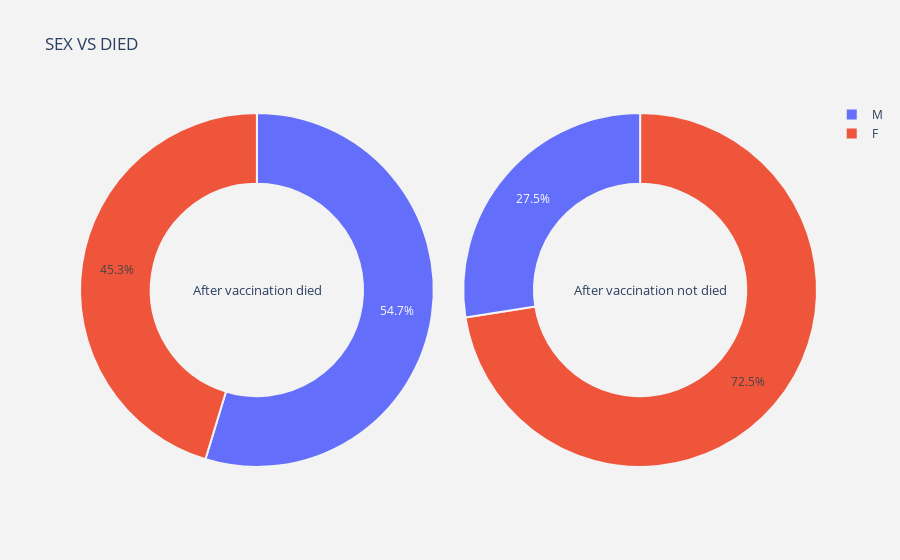
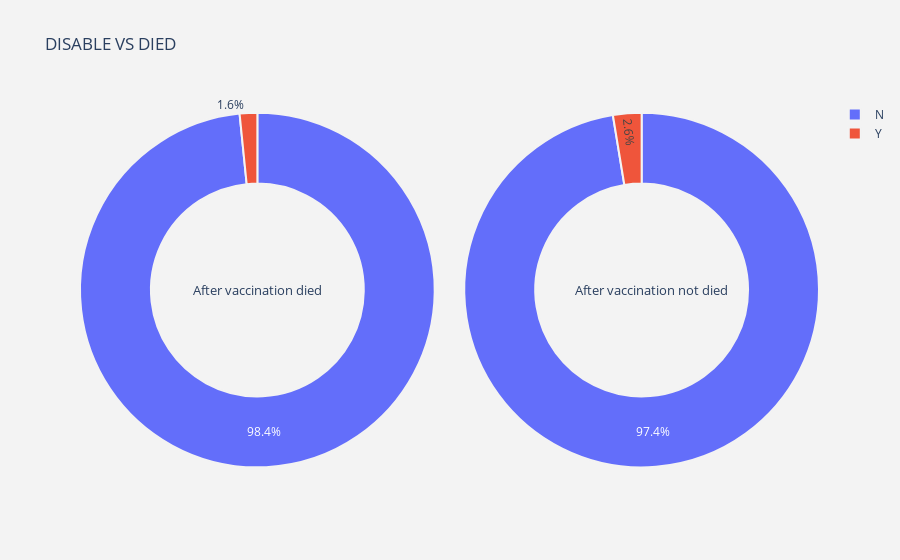
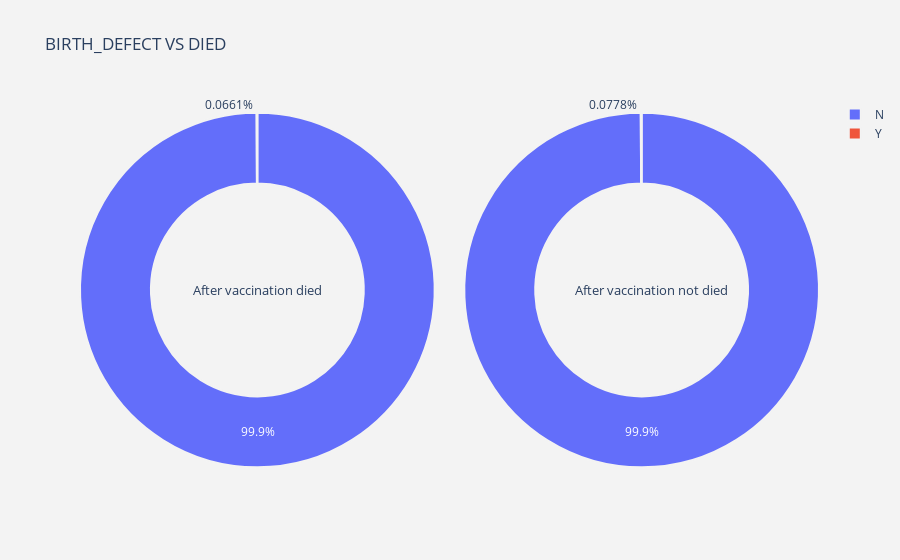

Here is the notebook cell these charts were saved with, in order:
### Code cell
for i in bi_cat_cols :
    plot_pie(i)

### Figure 1 — Plotly figure (JSON) as saved in the notebook; plotly's stock layout.template omitted (floating-point values rounded to 4 significant figures)
{"data": [{"domain": {"x": [0, 0.48]}, "hole": 0.6, "hoverinfo": "label+percent+name", "labels": ["M", "F"], "marker": {"line": {"color": "rgb(243,243,243)", "width": 2}}, "name": "Died", "type": "pie", "values": [4138, 3427]}, {"domain": {"x": [0.52, 1]}, "hole": 0.6, "hoverinfo": "label+percent+name", "labels": ["F", "M"], "marker": {"line": {"color": "rgb(243,243,243)", "width": 2}}, "name": "Non died", "type": "pie", "values": [335677, 127162]}], "layout": {"annotations": [{"font": {"size": 13}, "showarrow": false, "text": "After vaccination died", "x": 0.15, "y": 0.5}, {"font": {"size": 13}, "showarrow": false, "text": "After vaccination not died", "x": 0.88, "y": 0.5}], "paper_bgcolor": "rgb(243,243,243)", "plot_bgcolor": "rgb(243,243,243)", "title": {"text": "SEX VS DIED "}}}

### Figure 2 — Plotly figure (JSON) as saved in the notebook; plotly's stock layout.template omitted (floating-point values rounded to 4 significant figures)
{"data": [{"domain": {"x": [0, 0.48]}, "hole": 0.6, "hoverinfo": "label+percent+name", "labels": ["N", "Y"], "marker": {"line": {"color": "rgb(243,243,243)", "width": 2}}, "name": "Died", "type": "pie", "values": [7444, 121]}, {"domain": {"x": [0.52, 1]}, "hole": 0.6, "hoverinfo": "label+percent+name", "labels": ["N", "Y"], "marker": {"line": {"color": "rgb(243,243,243)", "width": 2}}, "name": "Non died", "type": "pie", "values": [450825, 12014]}], "layout": {"annotations": [{"font": {"size": 13}, "showarrow": false, "text": "After vaccination died", "x": 0.15, "y": 0.5}, {"font": {"size": 13}, "showarrow": false, "text": "After vaccination not died", "x": 0.88, "y": 0.5}], "paper_bgcolor": "rgb(243,243,243)", "plot_bgcolor": "rgb(243,243,243)", "title": {"text": "DISABLE VS DIED "}}}

### Figure 3 — Plotly figure (JSON) as saved in the notebook; plotly's stock layout.template omitted (floating-point values rounded to 4 significant figures)
{"data": [{"domain": {"x": [0, 0.48]}, "hole": 0.6, "hoverinfo": "label+percent+name", "labels": ["N", "Y"], "marker": {"line": {"color": "rgb(243,243,243)", "width": 2}}, "name": "Died", "type": "pie", "values": [7560, 5]}, {"domain": {"x": [0.52, 1]}, "hole": 0.6, "hoverinfo": "label+percent+name", "labels": ["N", "Y"], "marker": {"line": {"color": "rgb(243,243,243)", "width": 2}}, "name": "Non died", "type": "pie", "values": [462479, 360]}], "layout": {"annotations": [{"font": {"size": 13}, "showarrow": false, "text": "After vaccination died", "x": 0.15, "y": 0.5}, {"font": {"size": 13}, "showarrow": false, "text": "After vaccination not died", "x": 0.88, "y": 0.5}], "paper_bgcolor": "rgb(243,243,243)", "plot_bgcolor": "rgb(243,243,243)", "title": {"text": "BIRTH_DEFECT VS DIED "}}}
